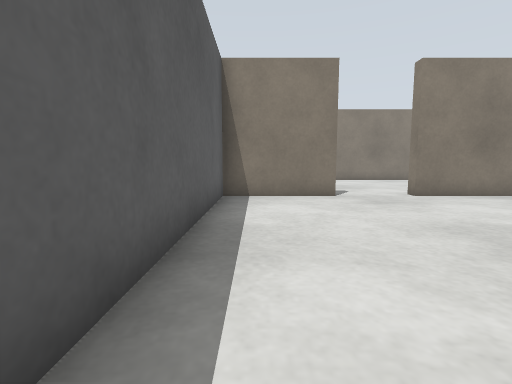
view 1 (above)

17 first-person views from a walk through a world built for the Gazebo simulator. The camera is 0.5 m above the floor, tilts 6° down and sees 85° across. The floor is counted in squares, 0.5 m on a side. Each view is taken from the middle of a square. On the plan, view 1 faces up. The plan holds only what a view shows up to about 11 squares ahead; the rest is blank. The place goes on beyond the plan.

view 2
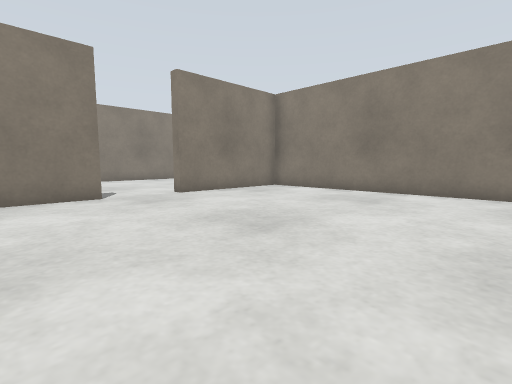

view 3
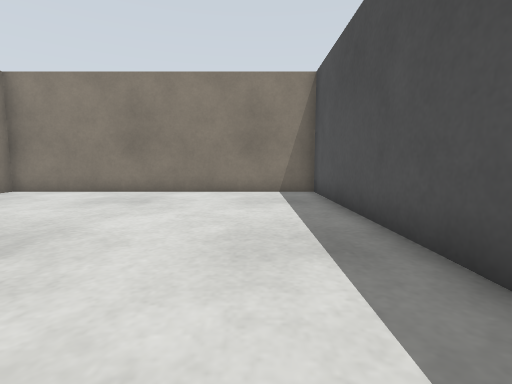

view 4
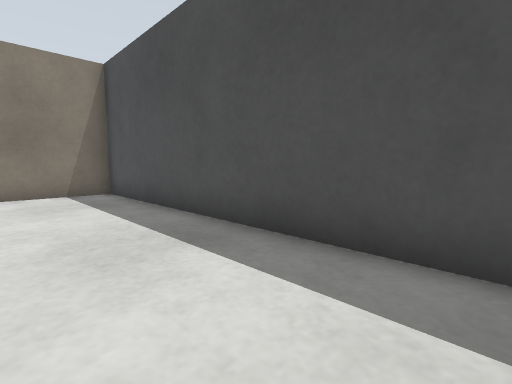

view 5
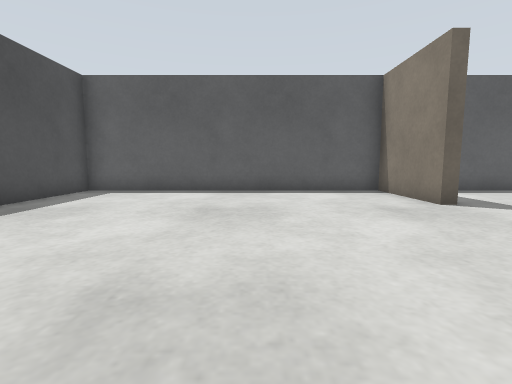

view 6
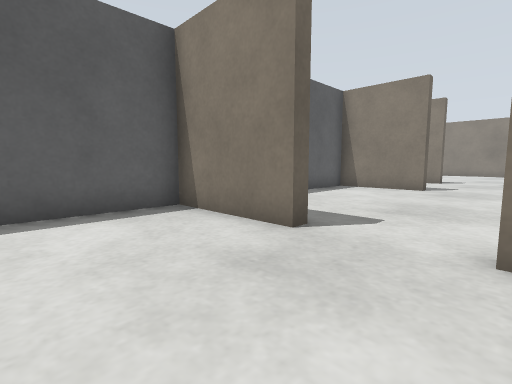

view 7
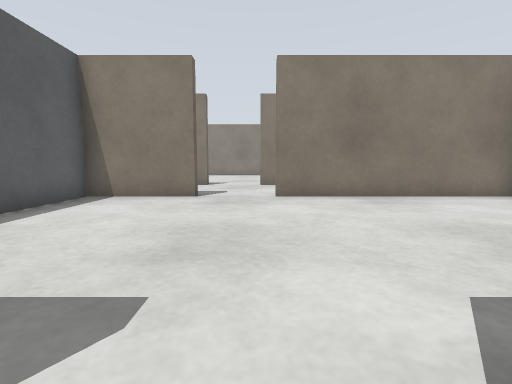

view 8
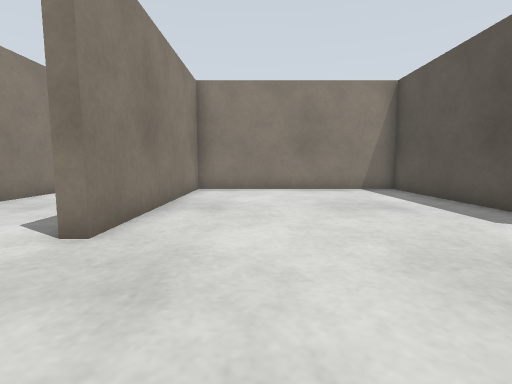

view 9
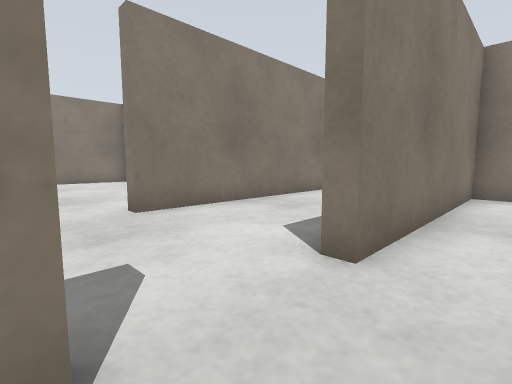

view 10
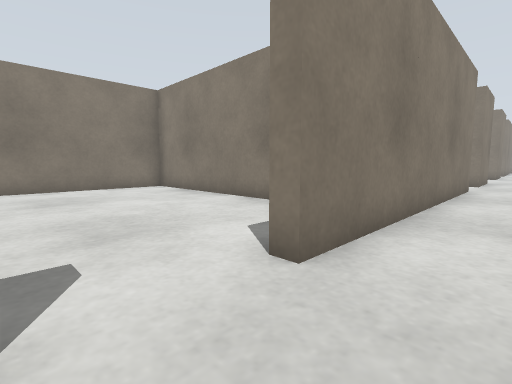

view 11
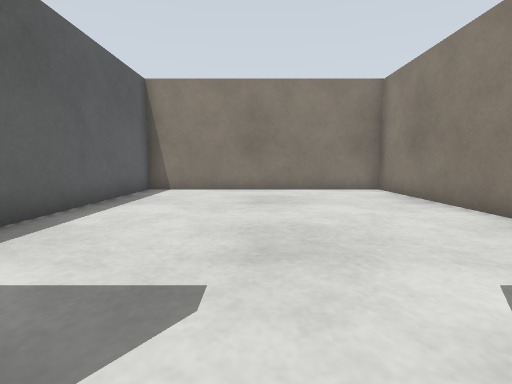

view 12
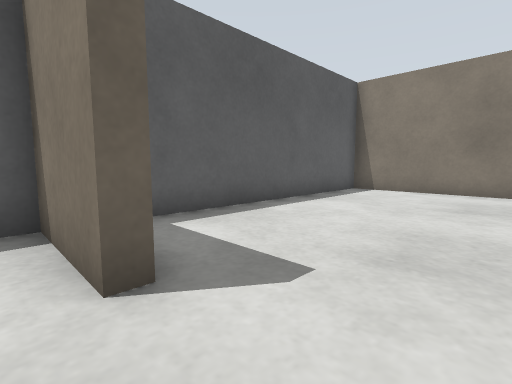

view 13
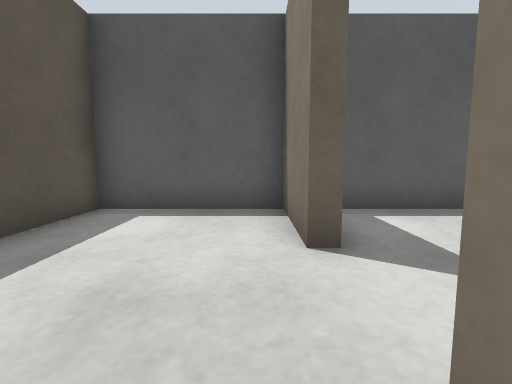

view 14
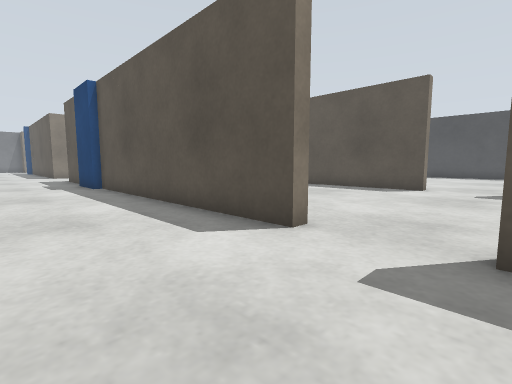

view 15
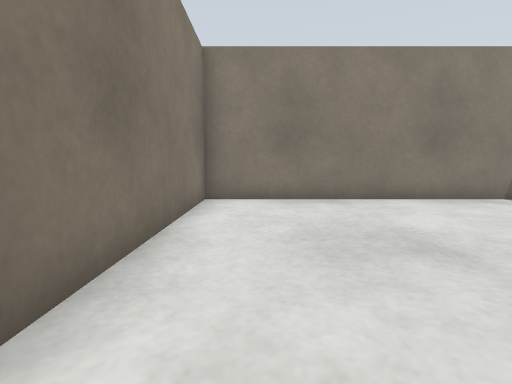

view 16
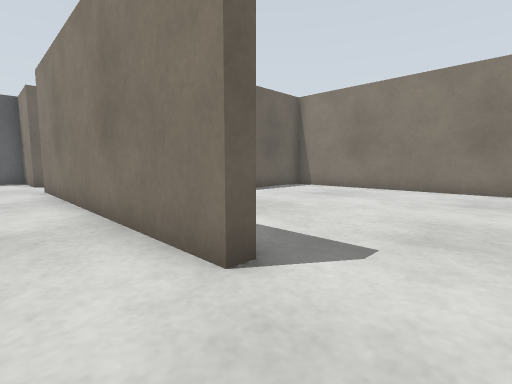

view 17
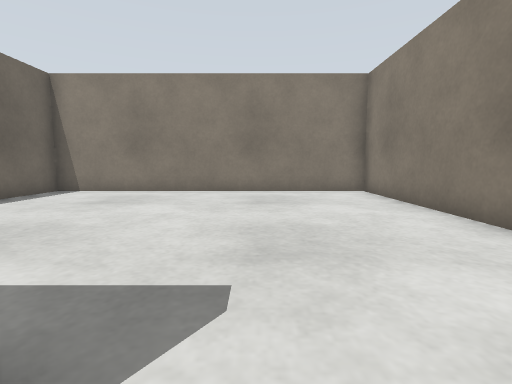

### Floor plan
Points are (right, up) in squares from view 1. A wall is a line through its corners. A room is listed if a view was taken in it or the views show most of it. See-through windows are left out.
Room 1 (views 1, 2, 3, 4, 5, 6)
walls: (2.4, 8.4) (-1, 8.4) (-1, -2) (9.6, -2) (9.6, 8.4) (4.8, 8.4)
ways out: opening at (3.5, 8.5) to room 2
Room 2 (views 7, 8, 9)
walls: (4.8, 8.4) (4.8, 8.8) (10, 8.8); (2.4, 8.9) (2.4, 8.4); (2.2, 16.2) (-1, 16.2) (-1, 11.2); (11.6, 8.8) (11.6, 16.2) (4.6, 16.2)
ways out: opening at (3.5, 8.5) to room 1; opening at (3.5, 16.5) to room 3
Room 3 (views 10, 11, 12, 13, 14, 16, 17)
walls: (14, 21) (14, 20.6) (4.2, 20.6) (4.2, 21); (18.8, 24) (18.8, 29.8) (8, 29.8) (8, 27.5); (4.6, 16.2) (4.6, 16.6) (13.5, 16.6); (1.8, 21.1) (1.8, 20.6) (-1, 20.6) (-1, 16.6) (2.2, 16.6) (2.2, 16.2)
ways out: opening at (3.5, 16.5) to room 2; opening at (3, 21) to room 4
objects: blue box (14, 17) to (15, 17); other object (16, 21) to (18, 21)
Room 4 (view 15)
walls: (7.6, 22) (7.6, 30.4) (-1, 30.4) (-1, 21.9)
ways out: opening at (3, 21) to room 3

Positions as (right, up) in squares from view 1, and headings:
1: (0, 0), facing up
2: (0, 0), facing up-right
3: (0, 0), facing right
4: (0, 1), facing down-right
5: (9, 4), facing left
6: (5, 5), facing up-left
7: (4, 8), facing up
8: (1, 14), facing right
9: (2, 15), facing up-right
10: (2, 19), facing up-right
11: (3, 20), facing up
12: (4, 20), facing up-left
13: (5, 20), facing left
14: (2, 20), facing down-right
15: (0, 29), facing right
16: (16, 19), facing up-left
17: (15, 20), facing up
